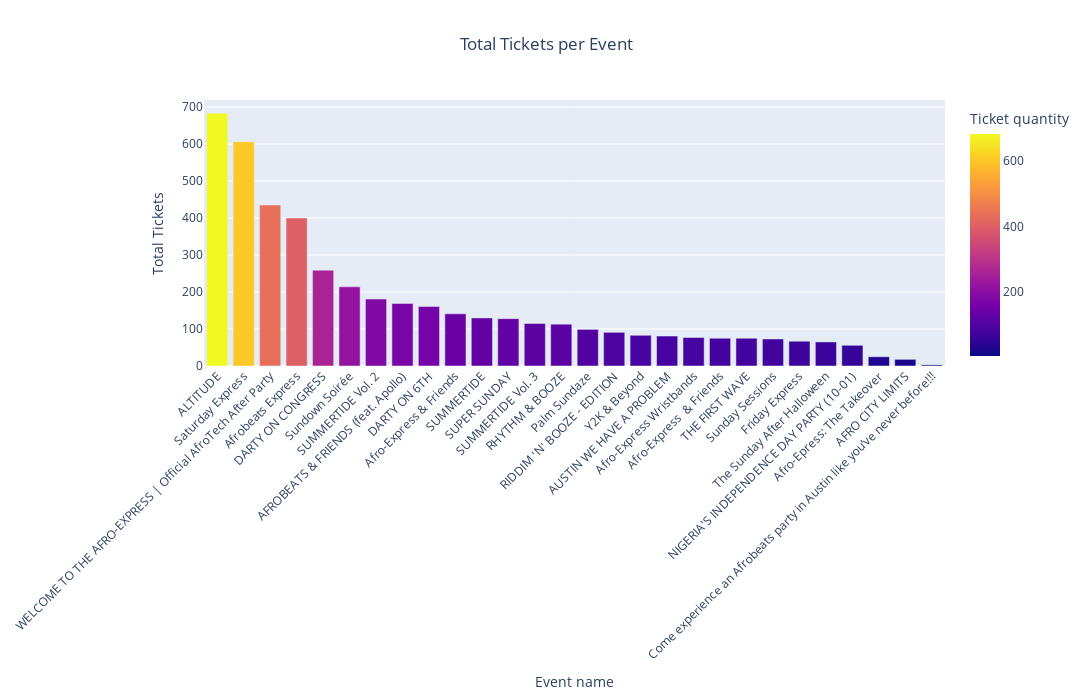

Notebook source saved alongside this figure:
### Code cell
#Total attendees, both free and paid


dfv = dft.groupby('Event name')['Ticket quantity'].sum().reset_index()

dfv = dfv.sort_values(by='Ticket quantity', ascending=False)

fig =px.bar(
    dfv,
    x='Event name',
    y='Ticket quantity',
    title='Total Tickets per Event',
    color='Ticket quantity'
)

fig.update_layout(
    xaxis_title='Event name',
    yaxis_title='Total Tickets',
    xaxis_tickangle=-45,
    title_x=0.5,
    width=1200,
    height=700
)

fig.show()
fig.write_image("total_tickets_per_event.png")

### Figure 1 — Plotly figure (JSON) as saved in the notebook; plotly's stock layout.template omitted (floating-point values rounded to 4 significant figures)
{"data": [{"hovertemplate": "Event name=%{x}<br>Ticket quantity=%{marker.color}<extra></extra>", "legendgroup": "", "marker": {"color": [683, 606, 435, 400, 259, 214, 181, 169, 161, 141, 130, 128, 115, 113, 99, 91, 83, 81, 77, 75, 75, 73, 67, 65, 56, 25, 18, 3], "coloraxis": "coloraxis", "pattern": {"shape": ""}}, "name": "", "orientation": "v", "showlegend": false, "textposition": "auto", "type": "bar", "x": ["ALTITUDE", "Saturday Express", "WELCOME TO THE AFRO-EXPRESS | Official AfroTech After Party", "Afrobeats Express", "DARTY ON CONGRESS", "Sundown Soirée", "SUMMERTIDE Vol. 2", "AFROBEATS & FRIENDS (feat. Apollo)", "DARTY ON 6TH", "Afro-Express & Friends", "SUMMERTIDE", "SUPER SUNDAY", "SUMMERTIDE Vol. 3", "RHYTHM & BOOZE", "Palm Sundaze", "RIDDIM 'N' BOOZE - EDITION", "Y2K & Beyond", "AUSTIN WE HAVE A PROBLEM", "Afro-Express Wristbands", "Afro-Express  & Friends", "THE FIRST WAVE", "Sunday Sessions", "Friday Express", "The Sunday After Halloween", "NIGERIA'S INDEPENDENCE DAY PARTY (10-01)", "Afro-Epress: The Takeover", "AFRO CITY LIMITS", "Come experience an Afrobeats party in Austin like you’ve never before!!!"], "xaxis": "x", "y": [683, 606, 435, 400, 259, 214, 181, 169, 161, 141, 130, 128, 115, 113, 99, 91, 83, 81, 77, 75, 75, 73, 67, 65, 56, 25, 18, 3], "yaxis": "y"}], "layout": {"barmode": "relative", "coloraxis": {"colorbar": {"title": {"text": "Ticket quantity"}}, "colorscale": [[0, "#0d0887"], [0.1111, "#46039f"], [0.2222, "#7201a8"], [0.3333, "#9c179e"], [0.4444, "#bd3786"], [0.5556, "#d8576b"], [0.6667, "#ed7953"], [0.7778, "#fb9f3a"], [0.8889, "#fdca26"], [1, "#f0f921"]]}, "height": 700, "legend": {"tracegroupgap": 0}, "title": {"text": "Total Tickets per Event", "x": 0.5}, "width": 1200, "xaxis": {"anchor": "y", "domain": [0, 1], "tickangle": -45, "title": {"text": "Event name"}}, "yaxis": {"anchor": "x", "domain": [0, 1], "title": {"text": "Total Tickets"}}}}
